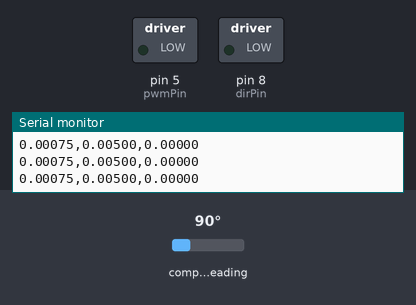
Bench run of a sketch on a simulated Arduino Uno, built with avr-gcc and run on an emulated ATmega328P. Shown: switched loads named in the sketch (green lamp = pin HIGH), the last lines printed to the serial monitor. Inputs (shaded band) come from the test bench; at power-on: compass heading 90°.

Above: at 1.2 s.
1.3 s: compass heading set to 7°
At 1.46 s:
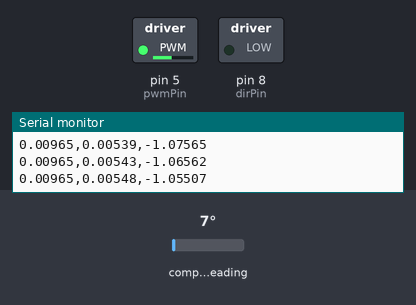
4.3 s: compass heading set to 269°
7.3 s: compass heading set to 90°
At 7.48 s:
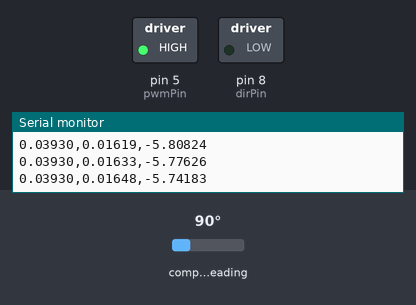
Timing chart, 0 to 16.3 s (numbered marks = the images above; inputs shaded):
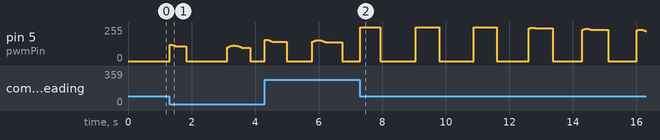

The sketch:

Arduino_Hall_Sensor_1.ino
```cpp
//--------------------------------------------------------------------------
// Code to test basic Hapkit functionality (sensing and force output)
// Code updated by Cara Nunez 4.17.19
//--------------------------------------------------------------------------
// Parameters that define what environment to render
//#define ENABLE_VIRTUAL_WALL
//#define ENABLE_LINEAR_DAMPING
//#define ENABLE_NONLINEAR_FRICTION
//#define ENABLE_HARD_SURFACE
//#define ENABLE_BUMP_VALLEY
//#define ENABLE_TEXTURE
#define ENABLE_MASS_SPRING_DAMP

// Includes
#include <math.h>

//**
#include <AS5048A.h>
// the sensor CSn pin is connected to pin 10
AS5048A angleSensor(10);

// Pin declares
int pwmPin = 5; // PWM output pin for motor 1
int dirPin = 8; // direction output pin for motor 1
int sensorPosPin = A2; // input pin for MR sensor
int fsrPin = A3; // input pin for FSR sensor

// Position tracking variables
//**
//int updatedPos = 0;     // keeps track of the latest updated value of the MR sensor reading
long updatedPos = 0; // latest processed value of the Hall Effect sensor
int rawPos = 0;         // current raw reading from MR sensor
int lastRawPos = 0;     // last raw reading from MR sensor
int lastLastRawPos = 0; // last last raw reading from MR sensor
int flipNumber = 0;     // keeps track of the number of flips over the 180deg mark
int tempOffset = 0;
int rawDiff = 0;
int lastRawDiff = 0;
int rawOffset = 0;
int lastRawOffset = 0;
//**
//const int flipThresh = 700;  // threshold to determine whether or not a flip over the 180 degree mark occurred
const double flipThresh = 10000; // threshold to determine whether or not a flip over the 360 degree mark occurred, set low or missed at high speeds
boolean flipped = false;
double OFFSET = 16363; //measured max value before hall sensor flips, this is added and must be close or will create discontinuities in pos
double OFFSET_NEG = 15;

// Kinematics variables
double xh = 0;           // position of the handle [m]
double theta_s = 0;      // Angle of the sector pulley in deg
double xh_prev;          // Distance of the handle at previous time step
double xh_prev2;
double dxh;              // Velocity of the handle
double dxh_prev;
double dxh_prev2;
double dxh_filt;         // Filtered velocity of the handle
double dxh_filt_prev;
double dxh_filt_prev2;

// Force output variables
double force = 0;           // force at the handle
double Tp = 0;              // torque of the motor pulley
double duty = 0;            // duty cylce (between 0 and 255)
unsigned int output = 0;    // output command to the motor

//mass spring dampner
float xmass = 0.5 / 100;
float velMass = 0.0;
float accMass = 0.0;
float velMassPrev = 0.0;
float accMassPrev = 0.0;

float xwall = 45.0 / 1000;

float userForce = 0.0;
float springForce = 0.0;
float springEqX = 0.5 / 100.0;
float dampForce = 0.0;

float mass = 2.0;
float b = 3;
float k = 300.0;
float kUser = 1000.0;

int mSStart = 0;


// --------------------------------------------------------------
// Setup function -- NO NEED TO EDIT
// --------------------------------------------------------------
void setup()
{
  //**
  angleSensor.init();

  // Set up serial communication
  Serial.begin(38400);

  // Set PWM frequency
  setPwmFrequency(pwmPin,1);

  // Input pins
  pinMode(sensorPosPin, INPUT); // set MR sensor pin to be an input
  pinMode(fsrPin, INPUT);       // set FSR sensor pin to be an input

  // Output pins
  pinMode(pwmPin, OUTPUT);  // PWM pin for motor A
  pinMode(dirPin, OUTPUT);  // dir pin for motor A

  // Initialize motor
  analogWrite(pwmPin, 0);     // set to not be spinning (0/255)
  digitalWrite(dirPin, LOW);  // set direction

  //**
  // Initialize position valiables
  //lastLastRawPos = analogRead(sensorPosPin);
  //lastRawPos = analogRead(sensorPosPin);

  // Initialize position variables
  angleSensor.getRawRotation(); // take reading in case first reading is spurious
  lastLastRawPos = angleSensor.getRawRotation(); //position from Hall Effect sensor
  lastRawPos = angleSensor.getRawRotation(); //position from Hall Effect sensor

  flipNumber = 0;
}

// --------------------------------------------------------------
// Main Loop
// --------------------------------------------------------------
void loop()
{

  //*************************************************************
  //*** Section 1. Compute position in counts (do not change) ***
  //*************************************************************

  //**
  // Get voltage output by MR sensor
  //rawPos = analogRead(sensorPosPin);  //current raw position from MR sensor

  // Get angle output by Hall Effect sensor
  rawPos = int(angleSensor.getRawRotation()); //position from Hall Effect sensor

  // Calculate differences between subsequent MR sensor readings
  rawDiff = rawPos - lastRawPos;          //difference btwn current raw position and last raw position
  lastRawDiff = rawPos - lastLastRawPos;  //difference btwn current raw position and last last raw position
  rawOffset = abs(rawDiff);
  lastRawOffset = abs(lastRawDiff);

  // Update position record-keeping vairables
  lastLastRawPos = lastRawPos;
  lastRawPos = rawPos;

  // Keep track of flips over 180 degrees
  if((lastRawOffset > flipThresh) && (!flipped)) { // enter this anytime the last offset is greater than the flip threshold AND it has not just flipped
    if(lastRawDiff > 0) {        // check to see which direction the drive wheel was turning
      flipNumber--;              // cw rotation
    } else {                     // if(rawDiff < 0)
      flipNumber++;              // ccw rotation
    }
    flipped = true;            // set boolean so that the next time through the loop won't trigger a flip
  } else {                        // anytime no flip has occurred
    flipped = false;
  }
   updatedPos = rawPos + flipNumber*OFFSET; // need to update pos based on what most recent offset is


  //*************************************************************
  //*** Section 2. Compute position in meters *******************
  //*************************************************************

  // ADD YOUR CODE HERE
  // Define kinematic parameters you may need
     //double rh = ?;   //[m]
  // Step B.1: print updatedPos via serial monitor

  //Serial.println((String) rawPos + " " + updatedPos);

  // Step B.6: double ts = ?; // Compute the angle of the sector pulley (ts) in degrees based on updatedPos IN RADIANS
  double ts = 0.0015 * updatedPos - 6.6185; //this is IN DEGREES
  ts = ts * M_PI / 180;    //now in radians

  // Step B.7: xh = ?;       // Compute the position of the handle (in meters) based on ts (in radians)
  float rhandle = 90.0 / 1000.0; //don't forget the decimal point and zero or will not be decimal arithmatic
  xh =  - rhandle * ts; //for some reason, the default for me is handle to the right makes a negative number, and handle to the right is a positive numbers

  // Step B.8: print xh via serial monitor
  //Serial.println(xh, 5);

  // Calculate velocity with loop time estimation
  dxh = (double)(xh - xh_prev) / 0.001;

  // Calculate the filtered velocity of the handle using an infinite impulse response filter
  dxh_filt = .9*dxh + 0.1*dxh_prev;

  // Record the position and velocity
  xh_prev2 = xh_prev;
  xh_prev = xh;

  dxh_prev2 = dxh_prev;
  dxh_prev = dxh;

  dxh_filt_prev2 = dxh_filt_prev;
  dxh_filt_prev = dxh_filt;

  //*************************************************************
  //*** Section 3. Assign a motor output force in Newtons *******
  //*************************************************************
  //*************************************************************
  //******************* Rendering Algorithms ********************
  //*************************************************************

  // ADD YOUR CODE HERE
  // Define kinematic parameters you may need
     double rpulley = 5.0 / 1000.0;   //[m] from HW2 and physical measurement
     double rsector = 74.0 / 1000.0;   //[m] //from HW2 and measured from STL file 66.9 + 5 mm

#ifdef ENABLE_VIRTUAL_WALL
double kWall = 250;
double xWall = 5.0 / 1000.0; //[m] wall is 0.5cm

if (xh > xWall){
  force = kWall * (xWall - xh);
}
else{
  force = 0;
}

#endif

#ifdef ENABLE_LINEAR_DAMPING
double b = 25.0;

if (dxh_filt > 0.01 || dxh_filt < -0.01){ //some noise at no motion even after low pass filter
  force = -dxh_filt * b;
}
else{
  force = 0;
}

#endif

#ifdef ENABLE_NONLINEAR_FRICTION
#endif

#ifdef ENABLE_HARD_SURFACE
#endif

#ifdef ENABLE_BUMP_VALLEY
//force constant
double kfeature = 100;

//valley location
double xvalley = 25.0 / 1000.0; //25mm to the right
//valley width
double wvalley = 5.0 / 1000.0; // 10mm wide

//bump location
double xbump = - 25.0 / 1000.0; //25mm to the left
//bump width
double wbump = 5.0 / 1000.0; // 10mm wide

if((xvalley - wvalley) < xh && xh < xvalley){ //if approaching valley center
  force = kfeature * (xh - (xvalley - wvalley));//force pulls in
}
else if ((xvalley + wvalley) > xh && xh > xvalley){ //if leaving valley
  force = -kfeature * (xh - (xvalley - wvalley));//force pushes out
}

else if( (xbump + wbump) > xh && xh > xbump){//if approaching bump center
  force = kfeature * (xh - xbump);//force pushed out
}
else if( xh < xbump && xh > (xbump - wbump) ){ //if leaving bump
  force = kfeature * (xh - xbump);//force pushes in
}

else{ //keep freespace free
  force = 0;
}

#endif

#ifdef ENABLE_TEXTURE
#endif

#ifdef ENABLE_MASS_SPRING_DAMP

//calculate current xmass position

  //forces
  //Serial.println((xh - xmass), 5);
  if( (xh - xmass) > 0 ){//user applied force
    userForce = kUser * ((float)xh - xmass);
  }
  else{
  userForce = 0;
  }

  force = - userForce * 0.25; //add Haptic feedback
//  if (force > 2.5){
//    force = 2.5;
//  }
//  if (force < -2.5){
//    force = -2.5;
//  }

  //Serial.println((String) userForce + "," + force);

  springForce = -k * (xmass - springEqX); //spring force
  //println(springForce);

  dampForce = -b * velMass; //dampner force

  accMass = (userForce + springForce + dampForce) / mass; // calculate accleration from sum forces and mass
  //println(accMass);

  //change in time

  //float seconds = ( millis() - mSStart ) / (64 * 1000.0); // ; //divide by 64 to account for motor prescalar
  //Serial.print(seconds,5);
  //Serial.print(",");
//  Serial.print(millis()/64,5);
//  Serial.print(",");
//  Serial.println(mSStart/64,5);

  //mSStart = millis(); //for next time
//  if (seconds <= 0.01){
//    seconds = seconds;
//  }
//  else{
//    seconds = 0.01;
//  }

  velMass = velMass + ( 0.5 * (accMassPrev + accMass) * (1.0 / 1000.0) ); //NOTE loop time estimation taken from arduino starter code 0.001;
  xmass = xmass + ( 0.5 * (velMassPrev + velMass) * (1.0 / 1000.0));

  //store acceleration and velocity from last time for use this time
  accMassPrev = accMass;
  velMassPrev = velMass;

  Serial.print(xh,5);
  Serial.print(",");
  Serial.print(xmass,5);
  Serial.print(",");
  Serial.println(force,5);
  //Serial.println(xmass,5);

#endif


  //Step C.1: this force is AT THE HANDLE
  //double kspring = 5.0;
  //force = kspring * (0 - xh); // You can  generate a force by assigning this to a constant number (in Newtons) or use a haptic rendering / virtual environment

  //Step C.2: // Compute the require motor pulley torque (Tp) to generate that force using kinematics
  Tp =  rhandle * rpulley * force / rsector;

  //*************************************************************
  //*** Section 4. Force output (do not change) *****************
  //*************************************************************

  // Determine correct direction for motor torque
  if(force > 0) {
    digitalWrite(dirPin, HIGH);
  } else {
    digitalWrite(dirPin, LOW);
  }

  // Compute the duty cycle required to generate Tp (torque at the motor pulley)
  duty = sqrt(abs(Tp)/0.03);

  // Make sure the duty cycle is between 0 and 100%
  if (duty > 1) {
    duty = 1;
  } else if (duty < 0) {
    duty = 0;
  }
  output = (int)(duty* 255);   // convert duty cycle to output signal
  analogWrite(pwmPin,output);  // output the signal

  //for checking duty cycle and force before plugging in motor
  double xhMilli = xh * 1000.0;
  //Serial.println((String) force + " " + xhMilli + " " + duty);
}

// --------------------------------------------------------------
// Function to set PWM Freq -- DO NOT EDIT
// --------------------------------------------------------------
void setPwmFrequency(int pin, int divisor) {
  byte mode;
  if(pin == 5 || pin == 6 || pin == 9 || pin == 10) {
    switch(divisor) {
      case 1: mode = 0x01; break;
      case 8: mode = 0x02; break;
      case 64: mode = 0x03; break;
      case 256: mode = 0x04; break;
      case 1024: mode = 0x05; break;
      default: return;
    }
    if(pin == 5 || pin == 6) {
      TCCR0B = TCCR0B & 0b11111000 | mode;
    } else {
      TCCR1B = TCCR1B & 0b11111000 | mode;
    }
  } else if(pin == 3 || pin == 11) {
    switch(divisor) {
      case 1: mode = 0x01; break;
      case 8: mode = 0x02; break;
      case 32: mode = 0x03; break;
      case 64: mode = 0x04; break;
      case 128: mode = 0x05; break;
      case 256: mode = 0x06; break;
      case 1024: mode = 0x7; break;
      default: return;
    }
    TCCR2B = TCCR2B & 0b11111000 | mode;
  }
}
```
